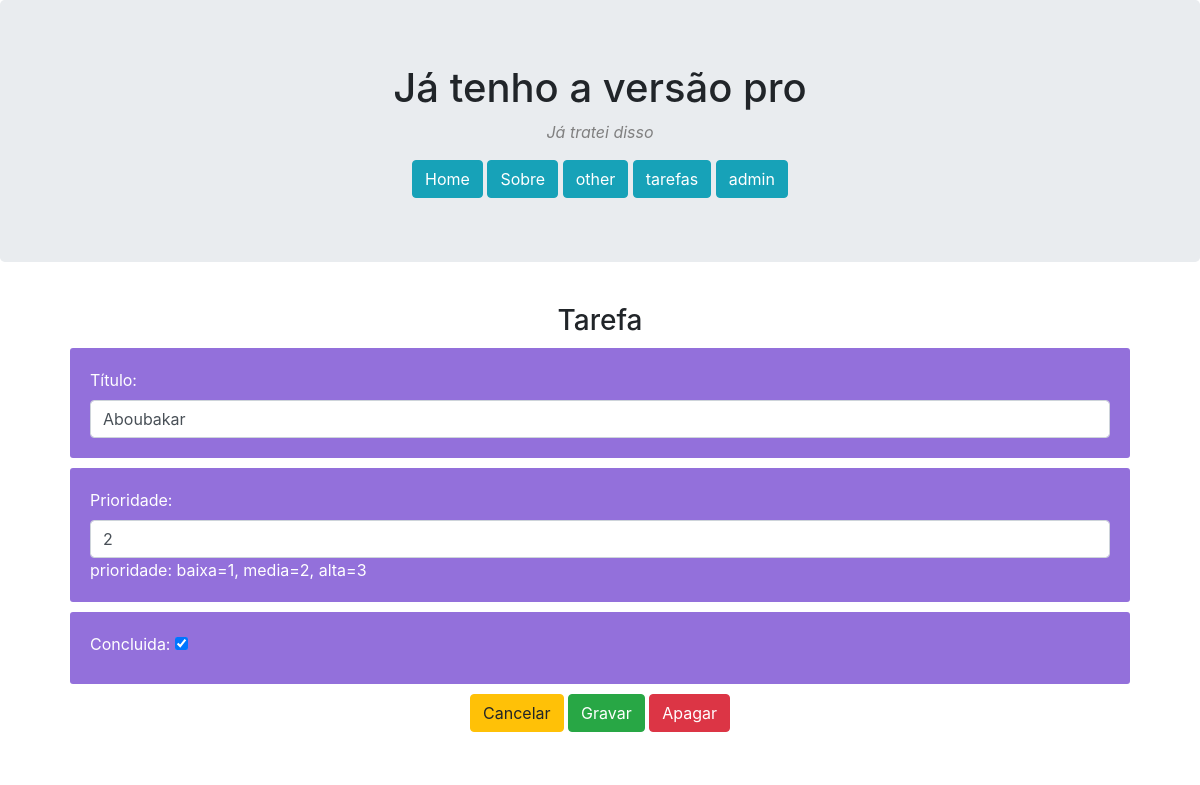
The app's page /edita/2 with its own data.
### website/models.py (models this page shows, shortened)
class Tarefa(models.Model):
    titulo = models.CharField(max_length=30)
    prioridade = models.IntegerField(default=1)
    concluida = models.BooleanField(default=False)
    criado = models.DateTimeField(auto_now_add=True)

### website/views.py (the view)
# urls.py: path('edita/<int:tarefa_id>', views.edita_tarefa_view, name='edita'),
def edita_tarefa_view(request, tarefa_id):
    tarefa = Tarefa.objects.get(id=tarefa_id)
    form = TarefaForm(request.POST or None, instance=tarefa)
    if form.is_valid():
        form.save()
        return HttpResponseRedirect(reverse('website:home'))
    context = {'form': form, 'tarefa_id': tarefa_id}
    return render(request, 'website/edita.html', context)

### website/forms.py
class TarefaForm(ModelForm):
    class Meta:
        model = Tarefa
        fields = '__all__'
        widgets = {
            'titulo': forms.TextInput(attrs={'class': 'form-control', 'placeholder': 'descrição da tarefa...'}),
            'prioridade': forms.NumberInput(attrs={'class': 'form-control', 'max': 3, 'min': 1}),
        }
        labels = {
            'titulo': 'Título',
            'concluido': 'Concluída',
        }
        help_texts = {
            'prioridade': 'prioridade: baixa=1, media=2, alta=3',
        }

### website/templates/website/edita.html (shortened to what this page needs)
{% extends 'website/base.html' %}
{% block main %}
<h3>Tarefa</h3>
    <form action="{% url 'website:edita' tarefa_id %}" method="POST">
        {{ form.as_p }}
        <a href="{% url 'website:home' %}" role="button" class="btn btn-warning">Cancelar</a>
        <input type="submit" value="Gravar" class="btn btn-success" >
        <a href="{% url 'website:apaga' tarefa_id %}" role="button" class="btn btn-danger">Apagar</a>
    </form>
{% endblock %}

### website/static/website/css/base.css (style rules this page uses)
body { background-color: royalblue; }
main p { text-align: left; padding: 20px; margin: 10px; color: white; background-color: mediumpurple; border-radius: 3px; }

### records on screen
Tarefa: titulo "Aboubakar", prioridade "2", concluida "☑"
